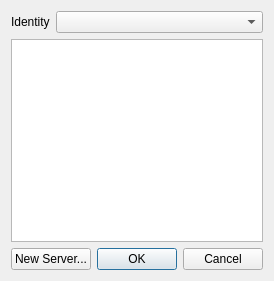
<?xml version="1.0" encoding="UTF-8"?>
<ui version="4.0">
 <class>dialog_ConnectToServer</class>
 <widget class="QDialog" name="dialog_ConnectToServer">
  <property name="geometry">
   <rect>
    <x>0</x>
    <y>0</y>
    <width>274</width>
    <height>281</height>
   </rect>
  </property>
  <property name="windowTitle">
   <string>Connect To Server</string>
  </property>
  <layout class="QVBoxLayout" name="verticalLayout">
   <item>
    <layout class="QHBoxLayout" name="horizontalLayout_3">
     <item>
      <widget class="QLabel" name="label_4">
       <property name="sizePolicy">
        <sizepolicy hsizetype="Fixed" vsizetype="Preferred">
         <horstretch>0</horstretch>
         <verstretch>0</verstretch>
        </sizepolicy>
       </property>
       <property name="text">
        <string>Identity</string>
       </property>
       <property name="alignment">
        <set>Qt::AlignLeading|Qt::AlignLeft|Qt::AlignVCenter</set>
       </property>
      </widget>
     </item>
     <item>
      <widget class="QComboBox" name="comboBox_Identity"/>
     </item>
    </layout>
   </item>
   <item>
    <layout class="QHBoxLayout" name="horizontalLayout">
     <item>
      <widget class="QTreeView" name="treeView_Servers">
       <property name="font">
        <font>
         <family>MS Shell Dlg 2</family>
         <pointsize>10</pointsize>
        </font>
       </property>
       <property name="sizeAdjustPolicy">
        <enum>QAbstractScrollArea::AdjustToContents</enum>
       </property>
       <property name="selectionMode">
        <enum>QAbstractItemView::SingleSelection</enum>
       </property>
       <property name="selectionBehavior">
        <enum>QAbstractItemView::SelectItems</enum>
       </property>
       <property name="indentation">
        <number>10</number>
       </property>
       <property name="uniformRowHeights">
        <bool>false</bool>
       </property>
       <attribute name="headerVisible">
        <bool>false</bool>
       </attribute>
       <attribute name="headerStretchLastSection">
        <bool>false</bool>
       </attribute>
      </widget>
     </item>
    </layout>
   </item>
   <item>
    <layout class="QHBoxLayout" name="horizontalLayout_2">
     <item>
      <widget class="QPushButton" name="pushButton_NewServer">
       <property name="text">
        <string>New Server...</string>
       </property>
      </widget>
     </item>
     <item>
      <widget class="QDialogButtonBox" name="buttonBox">
       <property name="orientation">
        <enum>Qt::Horizontal</enum>
       </property>
       <property name="standardButtons">
        <set>QDialogButtonBox::Cancel|QDialogButtonBox::Ok</set>
       </property>
      </widget>
     </item>
    </layout>
   </item>
  </layout>
 </widget>
 <tabstops>
  <tabstop>treeView_Servers</tabstop>
  <tabstop>pushButton_NewServer</tabstop>
 </tabstops>
 <resources/>
 <connections>
  <connection>
   <sender>buttonBox</sender>
   <signal>accepted()</signal>
   <receiver>dialog_ConnectToServer</receiver>
   <slot>accept()</slot>
   <hints>
    <hint type="sourcelabel">
     <x>248</x>
     <y>254</y>
    </hint>
    <hint type="destinationlabel">
     <x>157</x>
     <y>274</y>
    </hint>
   </hints>
  </connection>
  <connection>
   <sender>buttonBox</sender>
   <signal>rejected()</signal>
   <receiver>dialog_ConnectToServer</receiver>
   <slot>reject()</slot>
   <hints>
    <hint type="sourcelabel">
     <x>316</x>
     <y>260</y>
    </hint>
    <hint type="destinationlabel">
     <x>286</x>
     <y>274</y>
    </hint>
   </hints>
  </connection>
 </connections>
</ui>
